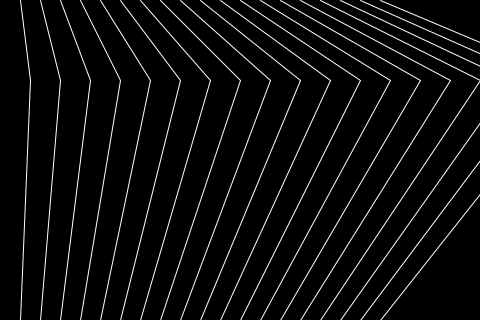
Frame 1 (no input)
Frame 60 (the mouse pressed at the canvas centre just before this capture): identical to frame 1, image omitted
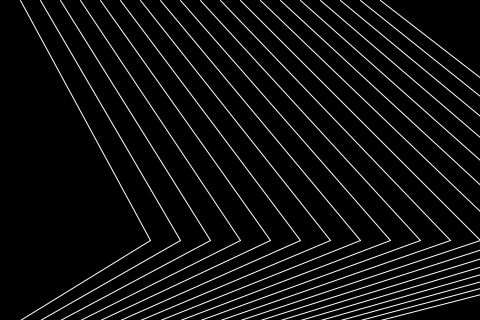
Frame 120 (the mouse held since frame 60 and released just before this capture)

The Processing sketch that drew these frames (run headless with seeded random() and noise(); from frame 60 on, the mouse is pressed at the canvas centre):

// Processing sketch: sketch_4_9
// ── sketch_4_9.pde
void setup(){
  size(480,320);
  smooth();

  stroke(255);
  strokeWeight(1);


}

void draw(){
	  background(0);
	  for (int i = 20; i<400; i+=20){
  	line(i,0,i+i/2 + mouseX/2,80 + mouseY);
  	// line(i + i/2, 80, i*1.2, 120);
  	line(i, height, i+i/2 + mouseX/2, 80+mouseY);
  }
}
